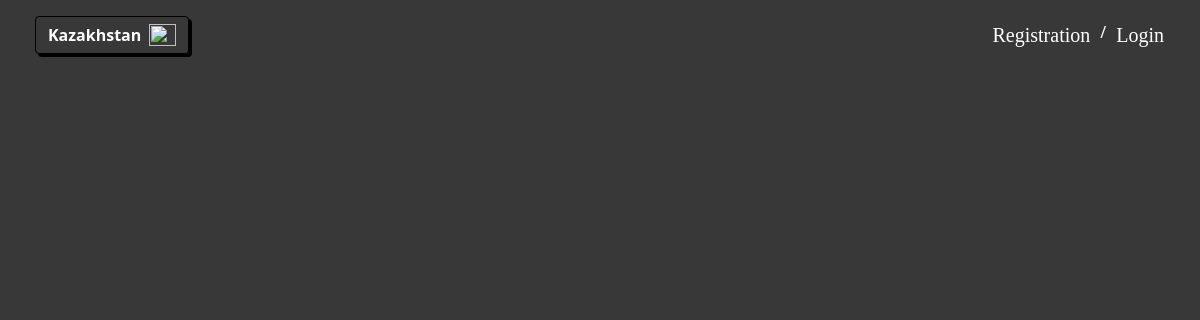
Page /sportmasters/ on the earlier database version.
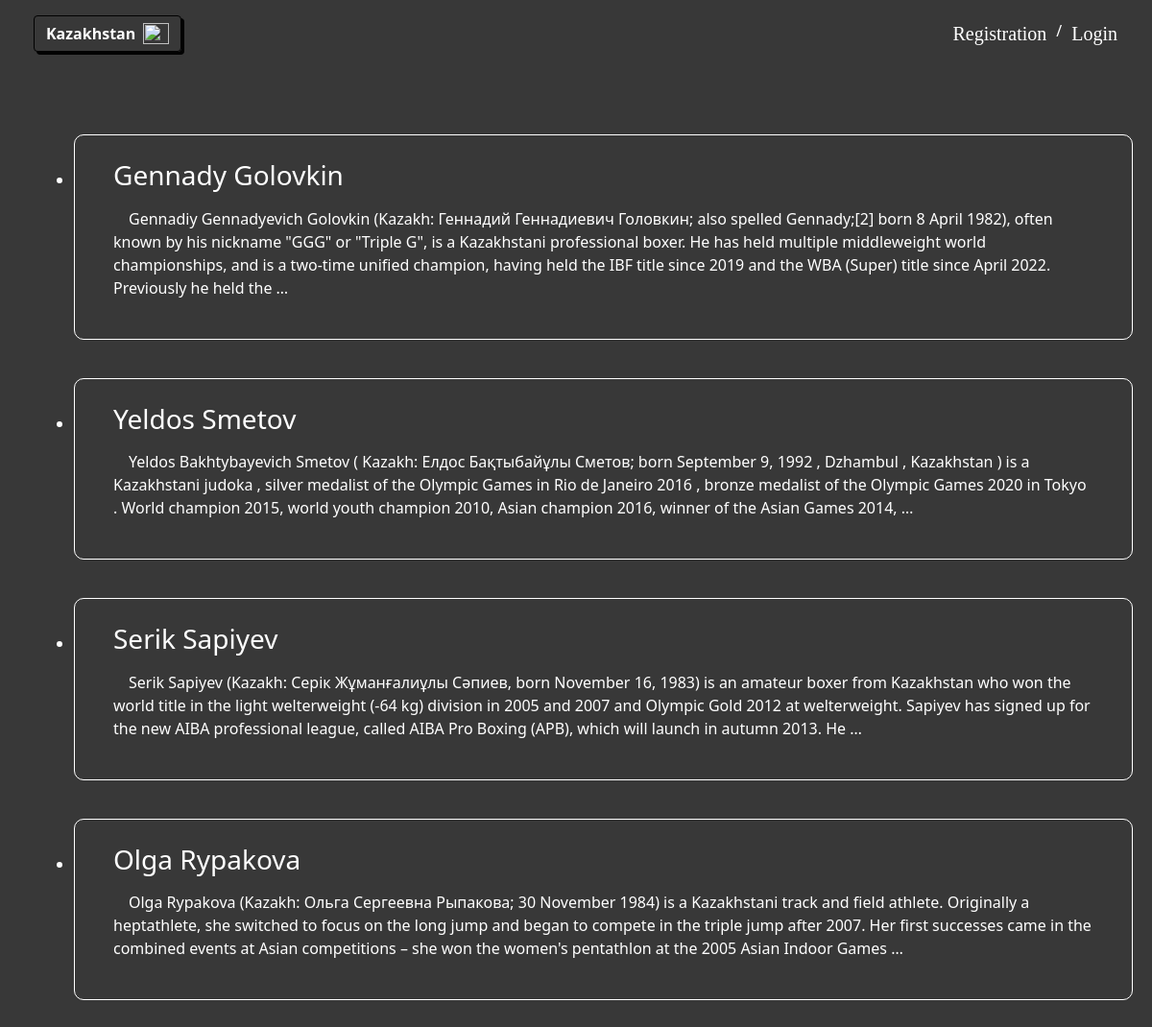
Same page on the later database version.
### kz_app/models.py (models this page shows, shortened)
class Sportmasters_of_Kazakhstan(models.Model):
    title = models.CharField(max_length=50)
    content = models.TextField(blank=True, null=True)
    time_create = models.DateTimeField(auto_now_add=True)
    time_update = models.DateTimeField(auto_now=True)
    is_published = models.BooleanField(default=True)
    link = models.CharField(max_length=250, null=True)
    slug = models.SlugField(max_length=100, unique=True, db_index=True, verbose_name='URL', null=True)
    class Meta:
        verbose_name = 'Sportmasters_of_Kazakhstan',
        verbose_name_plural = 'Sportmasters_of_Kazakhstan'

### kz_app/views.py (the view)
# urls.py: path('sportmasters/', views.womens, name='sportmasters'),
def womens(request):
    return render(request, 'kz_app/womens.html', context={'women': Sportmasters_of_Kazakhstan.objects.order_by('-id')})

### kz_app/templates/kz_app/womens.html (shortened to what this page needs)
{% extends 'kz_app/header.html' %}
    {% load static %}
    {% block body %}
        <ul class="list-articles" style="margin: 0 0 100px 0;">
            {% block post %}
            {% for id in women %}
            <a href="{{ id.slug }}">
                <li class="li">
                    <h3>{{id.title}}</h3>
                    <p>
                        {% autoescape off %}
                            {{id.content|linebreaks|truncatewords:60}}
                        {% endautoescape %}
                    </p>
                </li>
            </a>
            {%  endfor %}
            {% endblock post %}
        </ul>
    {% endblock body %}

### kz_app/templates/kz_app/header.html (shortened to what this page needs)
{% load static %}
<!doctype html>
<html lang="en">
    <head>
        <link rel="stylesheet" href="https://cdn.jsdelivr.net/npm/bootstrap@5.1.3/dist/css/bootstrap.min.css">
    </head>
    <body>
        <div class="header">
            <header class="d-flex flex-wrap py-3" style="margin-left:20px; color:white; height:100px; width: 10%;">
                <div class="cur" style="position: absolute;">
                    <button class="btn btn-toggle align-items-center rounded collapsed" id="head_btn" data-bs-toggle="collapse" data-bs-target="#home-collapse" aria-expanded="true" style="color: white; margin-left: 15px; display: flex;">
                       <b>Kazakhstan</b>&ensp;<img src="https://img.webnots.com/2020/03/Kazakhstan.png" style="width: 27px; height: 22px;">
                    </button>
                </div>
            </header>
            <div class="auth">
                {% if request.user.is_authenticated %}
                    <a style="margin-right: 10px;" href="#">{{ user.username }}</a>
                    <p style="color: white">/</p>
                    <a style="margin-left: 10px;" href="{% url 'logout' %}">Logout</a>
                {% else %}
                    <a style="margin-right: 10px;" href="{% url 'register' %}">Registration</a>
                    <p style="color: white">/</p>
                    <a style="margin-left: 10px;" href="{% url 'login' %}">Login </a>
                {% endif %}
            </div>
        </div>
        {% block body %}
        {% endblock body %}
    </body>
</html>

### kz_app/templates/kz_app/womens.html (style rules this page uses)
body { background-color: rgb(0, 0, 0, 0.78); }
ul a { text-decoration: none; color: white; }
.list-articles li { margin: 40px 20px 0 45px; color: white; padding: 25px 40px; border-radius: 10px; }
.li { border: 1px solid white; }

### kz_app/templates/kz_app/header.html (style rules this page uses)
.header { display: flex; }
* { margin: 0px auto; padding: auto; }
#head_btn { border: 1px solid black; box-shadow: #010101 3px 3px 0px; }
.auth { display: flex; margin: 20px 3% 3% 35%; }
.auth a { text-decoration: none; color: white; font-size: 20px; font-family: bold; }

Differences in the rows shown:
added Sportmasters_of_Kazakhstan: title "Gennady Golovkin", content "Gennadiy Gennadyevich Golovkin (Kazakh: Геннадий Геннадиевич Головкин; also spelled Gennady;[2] born 8 April 1982), often known by his nickname \"GGG\" or \"Triple G\", is a Kazakhstani professional boxer. He has held multiple middleweight world championships, and is a two-time unified champion, having held the IBF title since 2019 and the WBA (Super) title since April 2022. Previously he held the …"
added Sportmasters_of_Kazakhstan: title "Yeldos Smetov", content "Yeldos Bakhtybayevich Smetov ( Kazakh: Елдос Бақтыбайұлы Сметов; born September 9, 1992 , Dzhambul , Kazakhstan ) is a Kazakhstani judoka , silver medalist of the Olympic Games in Rio de Janeiro 2016 , bronze medalist of the Olympic Games 2020 in Tokyo . World champion 2015, world youth champion 2010, Asian champion 2016, winner of the Asian Games 2014, …"
added Sportmasters_of_Kazakhstan: title "Serik Sapiyev", content "Serik Sapiyev (Kazakh: Серік Жұманғалиұлы Сәпиев, born November 16, 1983) is an amateur boxer from Kazakhstan who won the world title in the light welterweight (-64 kg) division in 2005 and 2007 and Olympic Gold 2012 at welterweight. Sapiyev has signed up for the new AIBA professional league, called AIBA Pro Boxing (APB), which will launch in autumn 2013. He …"
added Sportmasters_of_Kazakhstan: title "Olga Rypakova", content "Olga Rypakova (Kazakh: Ольга Сергеевна Рыпакова; 30 November 1984) is a Kazakhstani track and field athlete. Originally a heptathlete, she switched to focus on the long jump and began to compete in the triple jump after 2007. Her first successes came in the combined events at Asian competitions – she won the women's pentathlon at the 2005 Asian Indoor Games …"
